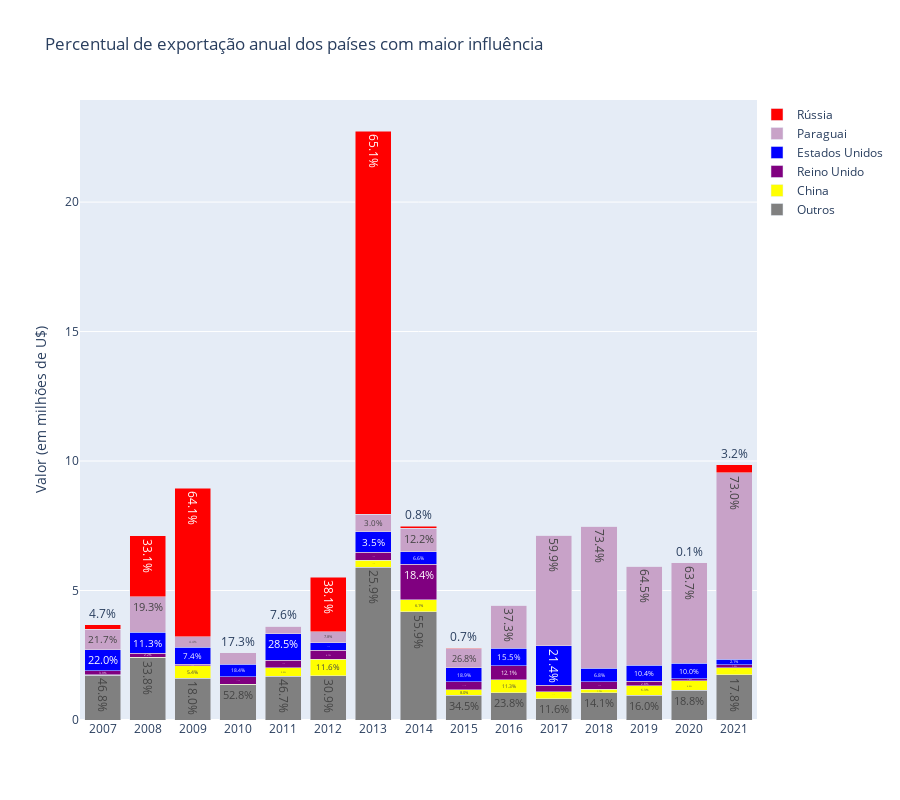

The cell this chart's notebook holds for it:
### Code cell
plot_per_anual(df_anos)

### Figure 1 — Plotly figure (JSON) as saved in the notebook; plotly's stock layout.template omitted (floating-point values rounded to 4 significant figures)
{"data": [{"marker": {"color": "rgb(128, 128, 128)"}, "name": "Outros", "text": ["46.8%", "33.8%", "18.0%", "52.8%", "46.7%", "30.9%", "25.9%", "55.9%", "34.5%", "23.8%", "11.6%", "14.1%", "16.0%", "18.8%", "17.8%"], "textposition": "auto", "type": "bar", "x": [2007, 2008, 2009, 2010, 2011, 2012, 2013, 2014, 2015, 2016, 2017, 2018, 2019, 2020, 2021], "y": [1.727, 2.406, 1.605, 1.369, 1.688, 1.708, 5.897, 4.18, 0.9542, 1.056, 0.8283, 1.056, 0.9505, 1.144, 1.757]}, {"marker": {"color": "rgb(255, 255, 0)"}, "name": "China", "text": ["0.8%", "0.4%", "5.4%", "0.1%", "9.3%", "11.6%", "1.2%", "6.1%", "8.0%", "11.3%", "3.7%", "1.7%", "6.3%", "6.0%", "2.7%"], "textposition": "auto", "type": "bar", "x": [2007, 2008, 2009, 2010, 2011, 2012, 2013, 2014, 2015, 2016, 2017, 2018, 2019, 2020, 2021], "y": [0.03039, 0.02593, 0.4824, 0.002358, 0.3349, 0.6422, 0.28, 0.4553, 0.2229, 0.4996, 0.2661, 0.1263, 0.3768, 0.363, 0.2641]}, {"marker": {"color": "rgb(128, 0, 128)"}, "name": "Reino Unido", "text": ["3.9%", "2.2%", "0.8%", "11.4%", "7.9%", "6.1%", "1.3%", "18.4%", "11.1%", "12.1%", "3.4%", "4.0%", "2.8%", "1.4%", "1.2%"], "textposition": "auto", "type": "bar", "x": [2007, 2008, 2009, 2010, 2011, 2012, 2013, 2014, 2015, 2016, 2017, 2018, 2019, 2020, 2021], "y": [0.1442, 0.1551, 0.06879, 0.2957, 0.2856, 0.3349, 0.305, 1.374, 0.3084, 0.5367, 0.2429, 0.2968, 0.1646, 0.08272, 0.1224]}, {"marker": {"color": "rgb(0, 0, 255)"}, "name": "Estados Unidos", "text": ["22.0%", "11.3%", "7.4%", "18.4%", "28.5%", "5.5%", "3.5%", "6.6%", "18.9%", "15.5%", "21.4%", "6.8%", "10.4%", "10.0%", "2.1%"], "textposition": "auto", "type": "bar", "x": [2007, 2008, 2009, 2010, 2011, 2012, 2013, 2014, 2015, 2016, 2017, 2018, 2019, 2020, 2021], "y": [0.81, 0.8046, 0.6601, 0.4786, 1.03, 0.304, 0.7866, 0.4942, 0.5241, 0.6874, 1.524, 0.5125, 0.6163, 0.6108, 0.2036]}, {"marker": {"color": "rgb(200, 162, 200)"}, "name": "Paraguai", "text": ["21.7%", "19.3%", "4.4%", "17.3%", "7.6%", "7.8%", "3.0%", "12.2%", "26.8%", "37.3%", "59.9%", "73.4%", "64.5%", "63.7%", "73.0%"], "textposition": "auto", "type": "bar", "x": [2007, 2008, 2009, 2010, 2011, 2012, 2013, 2014, 2015, 2016, 2017, 2018, 2019, 2020, 2021], "y": [0.8015, 1.374, 0.3921, 0.4492, 0.2763, 0.4283, 0.6808, 0.908, 0.7414, 1.655, 4.275, 5.494, 3.827, 3.869, 7.192]}, {"marker": {"color": "rgb(255, 0, 0)"}, "name": "Rússia", "text": ["4.7%", "33.1%", "64.1%", "0.0%", "0.0%", "38.1%", "65.1%", "0.8%", "0.7%", "0.0%", "0.0%", "0.0%", "0.0%", "0.1%", "3.2%"], "textposition": "auto", "type": "bar", "x": [2007, 2008, 2009, 2010, 2011, 2012, 2013, 2014, 2015, 2016, 2017, 2018, 2019, 2020, 2021], "y": [0.1732, 2.353, 5.732, 0, 0, 2.104, 14.8, 0.06144, 0.01824, 0, 0, 0, 0, 0.00855, 0.3129]}], "layout": {"barmode": "stack", "height": 800, "legend": {"orientation": "v", "x": 1, "y": 1}, "title": {"text": "Percentual de exportação anual dos países com maior influência"}, "xaxis": {"tickmode": "linear"}, "yaxis": {"title": {"text": "Valor (em milhões de U$)"}}}}
